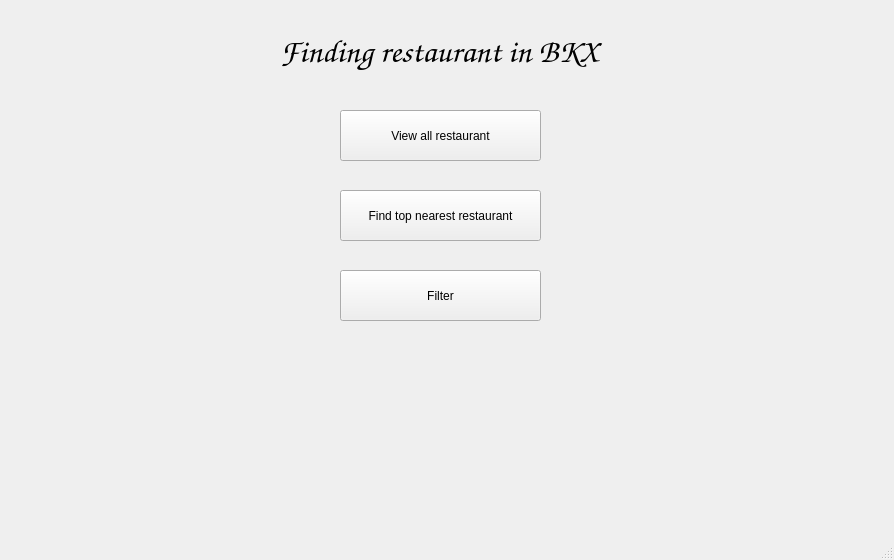
<?xml version="1.0" encoding="UTF-8"?>
<ui version="4.0">
 <class>MainWindow</class>
 <widget class="QMainWindow" name="MainWindow">
  <property name="geometry">
   <rect>
    <x>0</x>
    <y>0</y>
    <width>894</width>
    <height>560</height>
   </rect>
  </property>
  <property name="windowTitle">
   <string>MainWindow</string>
  </property>
  <widget class="QWidget" name="centralwidget">
   <widget class="QLabel" name="label">
    <property name="geometry">
     <rect>
      <x>0</x>
      <y>0</y>
      <width>911</width>
      <height>521</height>
     </rect>
    </property>
    <property name="text">
     <string/>
    </property>
    <property name="pixmap">
     <pixmap>../Images/3700051448975567catple_wallpapers_9656.jpg</pixmap>
    </property>
   </widget>
   <widget class="QLabel" name="label_2">
    <property name="geometry">
     <rect>
      <x>690</x>
      <y>420</y>
      <width>201</width>
      <height>81</height>
     </rect>
    </property>
    <property name="text">
     <string/>
    </property>
    <property name="pixmap">
     <pixmap>../Images/logo_hust.png</pixmap>
    </property>
   </widget>
   <widget class="QPushButton" name="pushButton">
    <property name="geometry">
     <rect>
      <x>340</x>
      <y>270</y>
      <width>201</width>
      <height>51</height>
     </rect>
    </property>
    <property name="text">
     <string>Filter</string>
    </property>
   </widget>
   <widget class="QPushButton" name="pushButton_2">
    <property name="geometry">
     <rect>
      <x>340</x>
      <y>110</y>
      <width>201</width>
      <height>51</height>
     </rect>
    </property>
    <property name="text">
     <string>View all restaurant</string>
    </property>
   </widget>
   <widget class="QLabel" name="label_3">
    <property name="geometry">
     <rect>
      <x>280</x>
      <y>30</y>
      <width>351</width>
      <height>41</height>
     </rect>
    </property>
    <property name="font">
     <font>
      <family>URW Chancery L</family>
      <pointsize>25</pointsize>
      <italic>true</italic>
     </font>
    </property>
    <property name="text">
     <string>Finding restaurant in BKX</string>
    </property>
   </widget>
   <widget class="QPushButton" name="pushButton_3">
    <property name="geometry">
     <rect>
      <x>340</x>
      <y>190</y>
      <width>201</width>
      <height>51</height>
     </rect>
    </property>
    <property name="text">
     <string>Find top nearest restaurant</string>
    </property>
   </widget>
   <widget class="QLabel" name="label_4">
    <property name="geometry">
     <rect>
      <x>0</x>
      <y>360</y>
      <width>361</width>
      <height>151</height>
     </rect>
    </property>
    <property name="text">
     <string/>
    </property>
    <property name="pixmap">
     <pixmap>../Images/logo pfiev edit.png</pixmap>
    </property>
   </widget>
  </widget>
  <widget class="QStatusBar" name="statusbar"/>
 </widget>
 <resources/>
 <connections/>
</ui>
